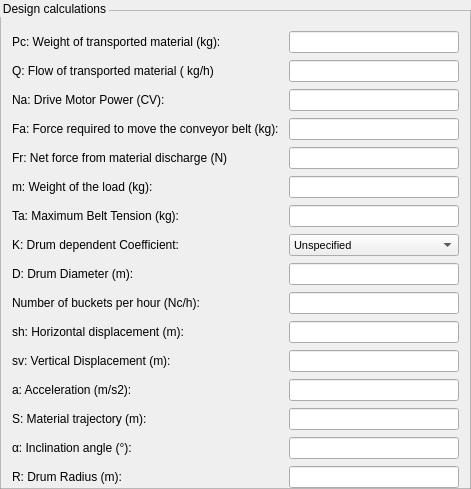
                              <widget class="QGroupBox" name="groupBox_7">
                               <property name="styleSheet">
                                <string notr="true">QGroupBox {
    border: 1px solid rgba(128, 128, 128, 0.5); /* Ajusta la opacidad según tus necesidades */
    margin-top: 10px; /* Ajusta el margen superior según tus necesidades */
    padding-top: 10px; /* Ajusta el espaciado superior según tus necesidades */
margin-botton: 5px; /* Ajusta el margen superior según tus necesidades */
	
	font: 600 12pt &quot;Bookman Old Style&quot;;
}

QLineEdit:focus{
    border: 1px solid rgb(189, 147, 249);
}</string>
                               </property>
                               <property name="title">
                                <string>Design calculations</string>
                               </property>
                               <layout class="QFormLayout" name="formLayout_10">
                                <property name="horizontalSpacing">
                                 <number>10</number>
                                </property>
                                <property name="verticalSpacing">
                                 <number>7</number>
                                </property>
                                <property name="topMargin">
                                 <number>10</number>
                                </property>
                                <property name="bottomMargin">
                                 <number>0</number>
                                </property>
                                <item row="1" column="0">
                                 <widget class="QLabel" name="label">
                                  <property name="text">
                                   <string>Pc: Weight of transported material (kg): </string>
                                  </property>
                                  <property name="alignment">
                                   <set>Qt::AlignLeading|Qt::AlignLeft|Qt::AlignVCenter</set>
                                  </property>
                                 </widget>
                                </item>
                                <item row="1" column="1">
                                 <widget class="QLineEdit" name="lineEdit_Pc_elevador">
                                  <property name="styleSheet">
                                   <string notr="true"/>
                                  </property>
                                 </widget>
                                </item>
                                <item row="2" column="0">
                                 <widget class="QLabel" name="label_36">
                                  <property name="text">
                                   <string>Q: Flow of transported material ( kg/h)</string>
                                  </property>
                                  <property name="alignment">
                                   <set>Qt::AlignLeading|Qt::AlignLeft|Qt::AlignVCenter</set>
                                  </property>
                                 </widget>
                                </item>
                                <item row="2" column="1">
                                 <widget class="QLineEdit" name="lineEdit_q_elevador">
                                  <property name="styleSheet">
                                   <string notr="true"/>
                                  </property>
                                 </widget>
                                </item>
                                <item row="4" column="0">
                                 <widget class="QLabel" name="label_30">
                                  <property name="text">
                                   <string>Na: Drive Motor Power (CV): </string>
                                  </property>
                                 </widget>
                                </item>
                                <item row="4" column="1">
                                 <widget class="QLineEdit" name="lineEdit_Na_elevador">
                                  <property name="styleSheet">
                                   <string notr="true"/>
                                  </property>
                                 </widget>
                                </item>
                                <item row="5" column="0">
                                 <widget class="QLabel" name="label_40">
                                  <property name="text">
                                   <string>Fa: Force required to move the conveyor belt (kg):</string>
                                  </property>
                                  <property name="alignment">
                                   <set>Qt::AlignLeading|Qt::AlignLeft|Qt::AlignVCenter</set>
                                  </property>
                                 </widget>
                                </item>
                                <item row="5" column="1">
                                 <widget class="QLineEdit" name="lineEdit_Fa_elevador">
                                  <property name="styleSheet">
                                   <string notr="true"/>
                                  </property>
                                 </widget>
                                </item>
                                <item row="6" column="0">
                                 <widget class="QLabel" name="label_14">
                                  <property name="text">
                                   <string>Fr: Net force from material discharge (N)</string>
                                  </property>
                                 </widget>
                                </item>
                                <item row="6" column="1">
                                 <widget class="QLineEdit" name="lineEdit_FR_elevador"/>
                                </item>
                                <item row="7" column="0">
                                 <widget class="QLabel" name="label_32">
                                  <property name="text">
                                   <string>m: Weight of the load (kg): </string>
                                  </property>
                                 </widget>
                                </item>
                                <item row="7" column="1">
                                 <widget class="QLineEdit" name="lineEdit_m_elevador"/>
                                </item>
                                <item row="8" column="0">
                                 <widget class="QLabel" name="label_46">
                                  <property name="text">
                                   <string>Ta: Maximum Belt Tension (kg): </string>
                                  </property>
                                 </widget>
                                </item>
                                <item row="8" column="1">
                                 <widget class="QLineEdit" name="lineEdit_Ta_elevador">
                                  <property name="styleSheet">
                                   <string notr="true"/>
                                  </property>
                                 </widget>
                                </item>
                                <item row="9" column="0">
                                 <widget class="QLabel" name="label_47">
                                  <property name="text">
                                   <string>K: Drum dependent Coefficient: </string>
                                  </property>
                                 </widget>
                                </item>
                                <item row="9" column="1">
                                 <widget class="QComboBox" name="comboBox_k_elevador">
                                  <property name="sizePolicy">
                                   <sizepolicy hsizetype="Preferred" vsizetype="Minimum">
                                    <horstretch>0</horstretch>
                                    <verstretch>250</verstretch>
                                   </sizepolicy>
                                  </property>
                                  <property name="minimumSize">
                                   <size>
                                    <width>0</width>
                                    <height>20</height>
                                   </size>
                                  </property>
                                  <property name="cursor">
                                   <cursorShape>PointingHandCursor</cursorShape>
                                  </property>
                                  <property name="styleSheet">
                                   <string notr="true">QComboBox {
    font-size: 11px; /* Cambia el tamaño de la fuente en el QComboBox */
}


QComboBox QAbstractItemView {
	background: transparent;
    background-color: #FFFFFF; /* Cambia el color de fondo de las opciones
	 desplegadas a blanco */
	color: #000000; /* Cambia el color del texto a negro */
}</string>
                                  </property>
                                  <item>
                                   <property name="text">
                                    <string>Unspecified</string>
                                   </property>
                                  </item>
                                  <item>
                                   <property name="text">
                                    <string>Drum Condition: Smooth Wet</string>
                                   </property>
                                  </item>
                                  <item>
                                   <property name="text">
                                    <string>Drum Condition: Smooth Dry</string>
                                   </property>
                                  </item>
                                  <item>
                                   <property name="text">
                                    <string>Drum Condition: Wet coating</string>
                                   </property>
                                  </item>
                                  <item>
                                   <property name="text">
                                    <string>Drum Condition: Dry coating</string>
                                   </property>
                                  </item>
                                 </widget>
                                </item>
                                <item row="10" column="0">
                                 <widget class="QLabel" name="label_198">
                                  <property name="text">
                                   <string>D: Drum Diameter (m): </string>
                                  </property>
                                 </widget>
                                </item>
                                <item row="10" column="1">
                                 <widget class="QLineEdit" name="lineEdit_D_elevador"/>
                                </item>
                                <item row="11" column="0">
                                 <widget class="QLabel" name="label_199">
                                  <property name="text">
                                   <string>Number of buckets per hour (Nc/h): </string>
                                  </property>
                                 </widget>
                                </item>
                                <item row="11" column="1">
                                 <widget class="QLineEdit" name="lineEdit_Nc_elevador"/>
                                </item>
                                <item row="12" column="0">
                                 <widget class="QLabel" name="label_52">
                                  <property name="text">
                                   <string>sh: Horizontal displacement (m): </string>
                                  </property>
                                 </widget>
                                </item>
                                <item row="12" column="1">
                                 <widget class="QLineEdit" name="lineEdit_sh_elevador">
                                  <property name="styleSheet">
                                   <string notr="true"/>
                                  </property>
                                 </widget>
                                </item>
                                <item row="13" column="0">
                                 <widget class="QLabel" name="label_53">
                                  <property name="text">
                                   <string>sv: Vertical Displacement (m):</string>
                                  </property>
                                 </widget>
                                </item>
                                <item row="13" column="1">
                                 <widget class="QLineEdit" name="lineEdit_sv_elevador">
                                  <property name="styleSheet">
                                   <string notr="true"/>
                                  </property>
                                 </widget>
                                </item>
                                <item row="14" column="0">
                                 <widget class="QLabel" name="label_54">
                                  <property name="text">
                                   <string>a: Acceleration (m/s2): </string>
                                  </property>
                                 </widget>
                                </item>
                                <item row="14" column="1">
                                 <widget class="QLineEdit" name="lineEdit_a_elevador">
                                  <property name="styleSheet">
                                   <string notr="true"/>
                                  </property>
                                 </widget>
                                </item>
                                <item row="15" column="0">
                                 <widget class="QLabel" name="label_57">
                                  <property name="text">
                                   <string>S: Material trajectory (m): </string>
                                  </property>
                                 </widget>
                                </item>
                                <item row="15" column="1">
                                 <widget class="QLineEdit" name="lineEdit_s_elevador">
                                  <property name="styleSheet">
                                   <string notr="true"/>
                                  </property>
                                 </widget>
                                </item>
                                <item row="16" column="0">
                                 <widget class="QLabel" name="label_48">
                                  <property name="text">
                                   <string>α: Inclination angle (°): </string>
                                  </property>
                                 </widget>
                                </item>
                                <item row="16" column="1">
                                 <widget class="QLineEdit" name="lineEdit_alfa_elevador"/>
                                </item>
                                <item row="17" column="0">
                                 <widget class="QLabel" name="label_49">
                                  <property name="text">
                                   <string>R: Drum Radius (m): </string>
                                  </property>
                                 </widget>
                                </item>
                                <item row="17" column="1">
                                 <widget class="QLineEdit" name="lineEdit_R_elevador"/>
                                </item>
                               </layout>
                              </widget>
